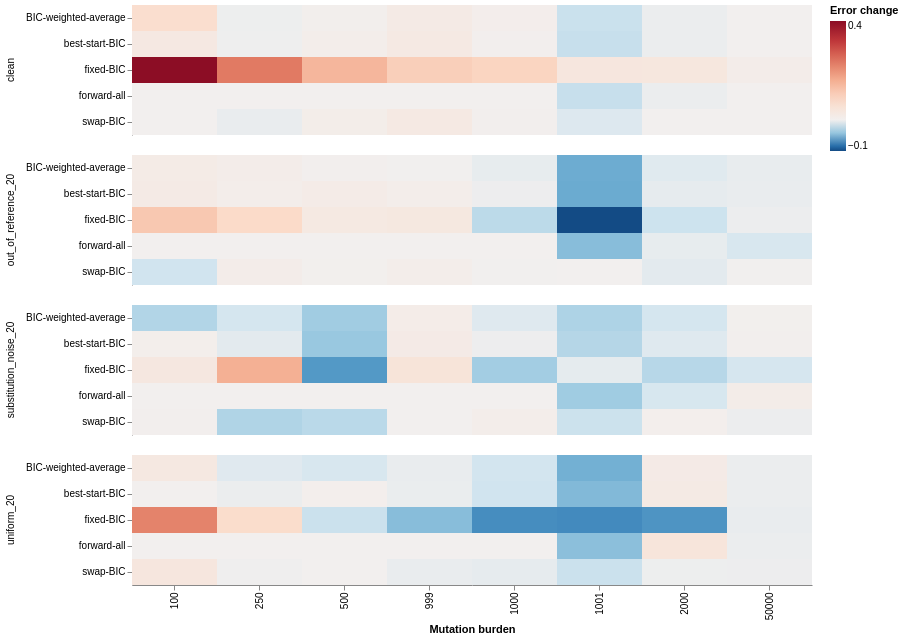

This figure's Vega-Lite source:
### Vega-Lite specification from a JSON file in a GitHub repository (floating-point values rounded to 4 significant figures; data arrays with more than 128 entries replaced by an {"elided": "..."} marker saying what was removed)
{"$schema": "https://vega.github.io/schema/vega-lite/v5.json", "data": {"values": {"elided": "160 records"}}, "facet": {"row": {"field": "condition", "type": "nominal", "title": null}}, "spec": {"width": 680, "height": 130, "mark": "rect", "encoding": {"x": {"field": "burden", "type": "ordinal", "title": "Mutation burden", "sort": [100, 250, 500, 999, 1000, 1001, 2000, 50000]}, "y": {"field": "method", "type": "nominal", "title": null}, "color": {"field": "aggregate_null_tae", "type": "quantitative", "scale": {"scheme": "redblue", "domainMid": 0, "reverse": true}, "title": "Error change"}, "tooltip": [{"field": "condition"}, {"field": "burden"}, {"field": "method"}, {"field": "aggregate_null_tae"}, {"field": "paper_tae"}]}}, "config": {"font": "Arial", "view": {"stroke": null}}}
